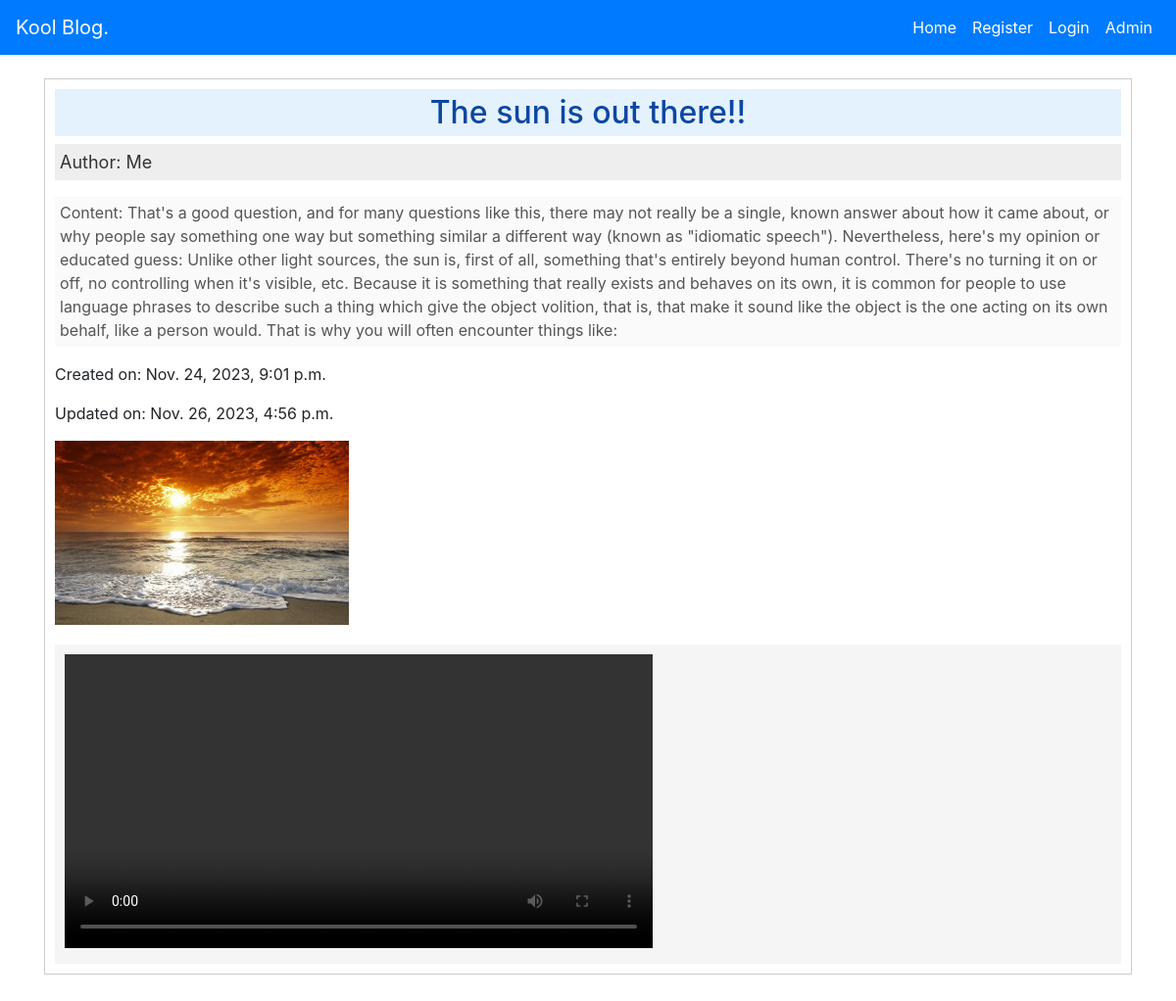
/detail/4/, run on the app's committed database.
### blog/models.py (models this page shows, shortened)
class Post(models.Model):
    title = models.CharField(max_length=200)
    author_name = models.CharField(max_length=255, blank=True)
    author = models.ForeignKey(User, on_delete=models.CASCADE)
    content = models.TextField()
    created_on = models.DateTimeField(default=timezone.now, editable=False)
    updated_on = models.DateTimeField(default=timezone.now)
    image = models.ImageField(upload_to='images_uploaded', null=True, blank=True)
    video = models.FileField(upload_to='videos_uploaded', null=True, blank=True)

### blog/views.py (the view)
# urls.py: path('detail/<int:pk>/', DetailView.as_view(), name='detail_page'),
class DetailView(DetailView):
    model = Post
    template_name = 'blog/detail_post.html'

### blog/templates/blog/detail_post.html (shortened to what this page needs)
{% extends 'base_generic.html' %}
{% block content %}
<div style="border: 1px solid #ccc; padding: 10px; margin-bottom: 20px; background-color: #ffffff;">
    <h2 style="color: #0d47a1; background-color: #e3f2fd; padding: 5px;" class="text-center">{{ post.title }}!!</h2>
    <p style="font-size: 18px; color: #333; background-color: #eeeeee; padding: 5px;">Author: {{ post.author_name }}</p>
    <p style="font-size: 16px; color: #555; background-color: #fafafa; padding: 5px;">Content: {{ post.content }}</p>
    <p>Created on: {{ post.created_on }}</p>
    <p>Updated on: {{ post.updated_on }}</p>
      {% if post.image %}
    <img src="{{ post.image.url }}" alt="{{ post.title }} Image"
         style="max-width: 300px; height: auto; margin-bottom: 10px;">
    {% endif %}
    {% if post.video %}
    <div style="margin-top: 10px; background-color: #f5f5f5; padding: 10px;">
        <video width="100%" style="max-width: 600px;" controls>
            <source src="{{ post.video.url }}" type="video/mp4">
        </video>
        {% endif %}
    </div>
</div>
{% endblock %}

### data on the page
Post: title "The sun is out there", author_name "Me", content "That's a good question, and for many questions like this, there may not really be a single, known answer about how it came about, or why people say something one way but something similar a different way (known as \"idiomatic speech\"). Nevertheless, here's my opinion or educated guess: Unlike other light sources, the sun is, first of all, something that's entirely beyond human control. There's no turning it on or off, no controlling when it's visible, etc. Because it is something that really exists and behaves on its own, it is common for people to use language phrases to describe such a thing which give the object volition, that is, that make it sound like the object is the one acting on…", created_on "Nov. 24, 2023, 9:01 p.m.", updated_on "Nov. 26, 2023, 4:56 p.m.", image (picture)
